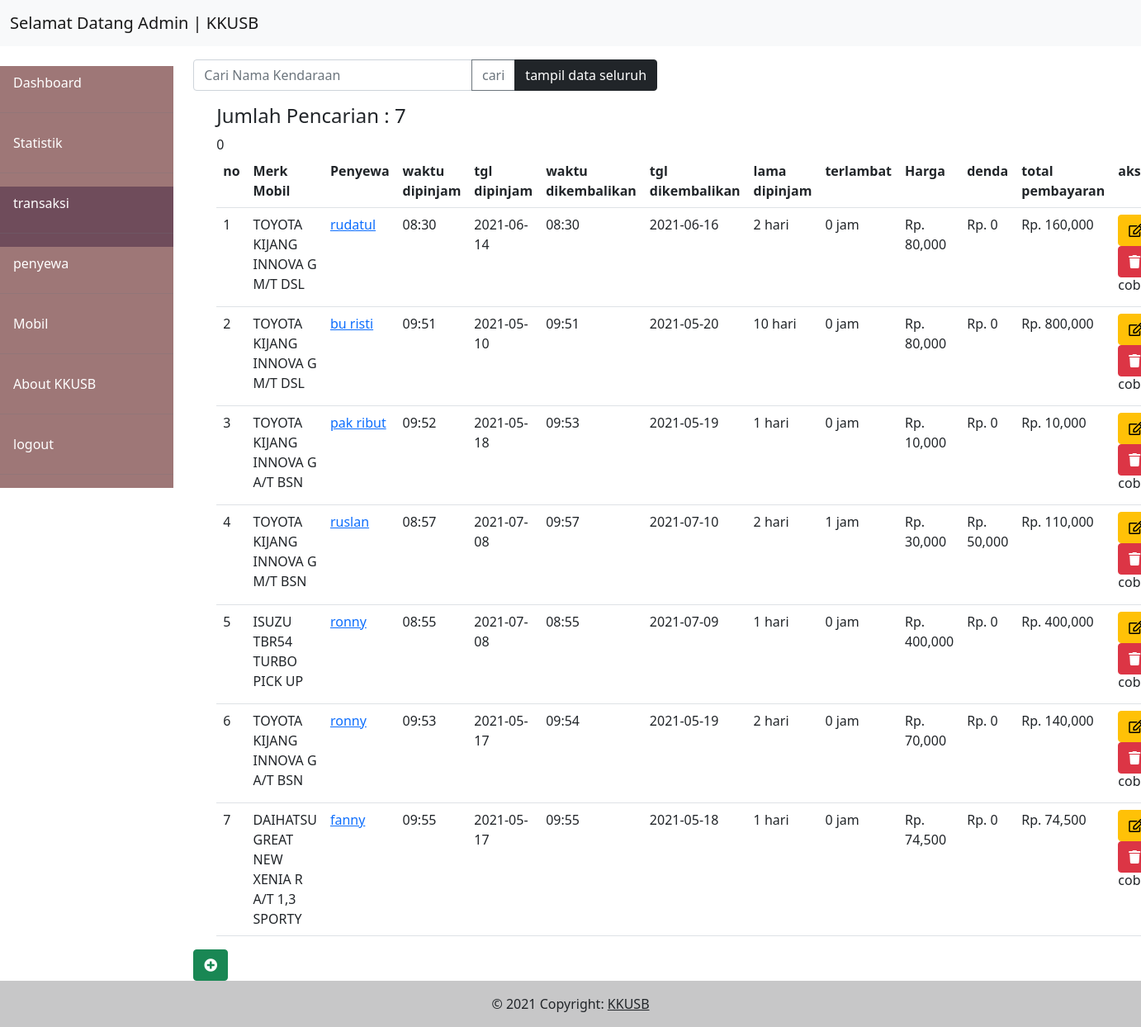
The app's page /transaksi with its own data.
### tables this page shows
CREATE TABLE `mobil` (
  `id_mobil` int(11) NOT NULL,
  `merk` varchar(110) NOT NULL,
  `tahun` int(4) NOT NULL,
  `nopol` varchar(110) NOT NULL,
  `masa_stnk` varchar(110) NOT NULL,
  `lokasi` varchar(110) NOT NULL,
  `penanggungjawab` varchar(100) NOT NULL,
  `kondisi` varchar(100) NOT NULL,
  `harga` int(11) NOT NULL
);

CREATE TABLE `transaksi` (
  `id` int(11) NOT NULL,
  `merk_mobil` varchar(100) NOT NULL,
  `penyewa` varchar(100) NOT NULL,
  `pukul_dipinjam` varchar(100) NOT NULL,
  `tgl_dipinjam` varchar(100) NOT NULL,
  `pukul_dikembalikan` varchar(100) NOT NULL,
  `tgl_kembali` varchar(100) NOT NULL
);

### application/controllers/Transaksi.php (called while the page is built, shortened)
<?php
class Transaksi extends CI_Controller
{
  public function __construct()
  {
    $this->load->model('transaksi_model');
    $this->load->model('mobil_model');
    $this->load->model('penyewa_model');
  }
  public function index()
  {
    $data['judul'] = 'Daftar transaksi';
    if ($this->input->post('keyword')) {
      $data['keyword'] =  $this->input->post('keyword');
      $this->session->set_userdata('keyword', $data['keyword']);
    } else {
      $data['keyword'] = $this->session->userdata('keyword');
    }
    $config['total_rows'] = $this->transaksi_model->getTampiltransaksiPagination($data['keyword']);
    $data['pencarian'] = $config['total_rows'];
    $config['per_page'] = 10;
    if ($config['total_rows'] <= $config['per_page']) {
      $data['start'] = 0;
    } elseif ($config['total_rows'] <= $this->uri->segment(3)) {
      $data['start'] = $this->uri->segment(3) - $config['per_page'];
    } else {
      $data['start'] = $this->uri->segment(3);
    }
    $data['transaksi'] = $this->transaksi_model->getDataSewa($config['per_page'], $data['start'], $data['keyword']);
    $this->load->view('templates/header', $data);
    $this->load->view('templates/sidebar');
    $this->load->view('transaksi', $data);
    $this->load->view('templates/footer');
  }
}

### index.php (called while the page is built, shortened)
<?php
require_once BASEPATH.'core/CodeIgniter.php';

### application/config/config.php (called while the page is built, shortened)
<?php
$config['base_url'] = 'http://localhost/rentalmobil/';
$config['index_page'] = 'index.php';
$config['uri_protocol']  = 'REQUEST_URI';
$config['url_suffix'] = '';
$config['language']  = 'english';
$config['charset'] = 'UTF-8';
$config['enable_hooks'] = FALSE;
$config['subclass_prefix'] = 'MY_';
$config['composer_autoload'] = 'vendor/autoload.php';
$config['permitted_uri_chars'] = 'a-z 0-9~%.:_\-';
$config['enable_query_strings'] = FALSE;
$config['controller_trigger'] = 'c';
$config['function_trigger'] = 'm';
$config['directory_trigger'] = 'd';
$config['allow_get_array'] = TRUE;
$config['log_threshold'] = 0;
$config['log_path'] = '';
$config['log_file_extension'] = '';
$config['log_file_permissions'] = 0644;
$config['log_date_format'] = 'Y-m-d H:i:s';
$config['error_views_path'] = '';
$config['cache_path'] = '';
$config['cache_query_string'] = FALSE;
$config['encryption_key'] = '';
$config['sess_driver'] = 'files';
$config['sess_cookie_name'] = 'ci_session';
$config['sess_expiration'] = 7200;
$config['sess_save_path'] = NULL;
$config['sess_match_ip'] = FALSE;
$config['sess_time_to_update'] = 300;
$config['sess_regenerate_destroy'] = FALSE;
$config['cookie_prefix']  = '';
$config['cookie_domain']  = '';
$config['cookie_path']    = '/';
$config['cookie_secure']  = FALSE;
$config['cookie_httponly']   = FALSE;
$config['standardize_newlines'] = FALSE;
$config['global_xss_filtering'] = FALSE;
$config['csrf_protection'] = FALSE;
$config['csrf_token_name'] = 'csrf_test_name';
$config['csrf_cookie_name'] = 'csrf_cookie_name';
$config['csrf_expire'] = 7200;
$config['csrf_regenerate'] = TRUE;
$config['csrf_exclude_uris'] = array();
$config['compress_output'] = FALSE;
$config['time_reference'] = 'local';
$config['rewrite_short_tags'] = FALSE;
$config['proxy_ips'] = '';

### application/config/pagination.php (called while the page is built, shortened)
<?php
$config['full_tag_open'] = '<nav> <ul class="pagination">';
$config['full_tag_close'] = '</ul> </nav>';
$config['first_link'] = 'pertama';
$config['first_tag_open'] = '<li class="page-item">';
$config['first_tag_close'] = '</li>';
$config['last_link'] = 'terakhir';
$config['last_tag_open'] = '<li class="page-item">';
$config['last_tag_close'] = '</li>';
$config['next_link'] = '&raquo';
$config['next_tag_open'] = '<li class="page-item">';
$config['next_tag_close'] = '</li>';
$config['prev_link'] = '&laquo';

### application/models/transaksi_model.php (called while the page is built, shortened)
<?php
class transaksi_model extends CI_Model
{
  public function getDataSewa($limit, $start, $keyword)
  {
    if ($keyword) {
      return $this->db->query("SELECT *
      FROM mobil
      INNER JOIN transaksi
      ON mobil.nopol = transaksi.merk_mobil
      INNER JOIN penyewa
      ON transaksi.penyewa = penyewa.nama_penyewa
      WHERE merk LIKE '%$keyword%' LIMIT $limit OFFSET $start")->result_array();
    } else {
      return $this->db->query("SELECT *
      FROM mobil
      INNER JOIN transaksi
      ON mobil.nopol = transaksi.merk_mobil
      INNER JOIN penyewa
      ON transaksi.penyewa = penyewa.nama_penyewa LIMIT $limit OFFSET $start")->result_array();
    }
  }
}

### application/views/transaksi.php (the view, shortened to what this page needs)
<div class="col-md-10">
  <section class="content">
    <div class="row mt-3">
      <div class="col-md-6">
        <form action="" method="POST">
          <div class="input-group mb-3">
            <input type="text" class="form-control" placeholder="Cari Nama Kendaraan" name="keyword">
            <button class="btn btn-outline-secondary" type="submit">cari</button>
            <a href="<?php echo base_url() ?>close/transaksi" class="btn btn-dark">tampil data seluruh</a>
          </div>
        </form>
      </div>
    </div>
    <div class="container">
      <h4>Jumlah Pencarian : <?php echo $pencarian ?></h4>
      <?php echo $start; ?>
      <table class="table">
        <tr>
          <th>no</th>
          <th>Merk Mobil</th>
          <th>Penyewa</th>
          <th>waktu dipinjam</th>
          <th>tgl dipinjam</th>
          <th>waktu dikembalikan</th>
          <th>tgl dikembalikan</th>
          <th>lama dipinjam</th>
          <th>terlambat</th>
          <th>Harga</th>
          <th>denda</th>
          <th>total pembayaran</th>
          <th>aksi</th>
        </tr>
        <?php if ($transaksi !== []) : ?>
          <?php foreach ($transaksi as $trans) : ?>
            <?php $keterlambatan = round((strtotime($trans['pukul_dikembalikan']) - strtotime($trans['pukul_dipinjam'])) / (60 * 60)); ?>
            <?php $durasimeminjam = (strtotime($trans['tgl_kembali']) - strtotime($trans['tgl_dipinjam'])) / (60 * 60 * 24) ?>
            <tr>
              <td><?php echo ++$start ?></td>
              <td><?php echo $trans['merk'] ?></td>
              <td><a href=" https://wa.me/<?php echo $trans['no_telepon'] ?>" target="blank"><?php echo $trans['penyewa'] ?></td>
              <td><?php echo $trans['pukul_dipinjam'] ?></td>
              <td><?php echo $trans['tgl_dipinjam'] ?></td>
              <td><?php echo $trans['pukul_dikembalikan'] ?></td>
              <td><?php echo $trans['tgl_kembali'] ?></td>
              <td><?php echo $durasimeminjam ?> hari</td>
              <td><?php echo $keterlambatan ?> jam</td>
              <td>Rp. <?php echo number_format($trans['harga']) ?></td>
              <td>Rp. <?php echo number_format(50000 * $keterlambatan) ?></td>
              <td>Rp. <?php echo number_format(($durasimeminjam * $trans['harga']) + (50000 * $keterlambatan)) ?></td>
              <td>
                <a href="<?php echo base_url() ?>transaksi/ubahtransaksi/<?php echo $trans['id'] ?>" class="btn btn-warning"><i class="far fa-edit"></i></a>
                <a href="<?php echo base_url() ?>transaksi/hapustransaksi/<?php echo $trans['id'] ?>" class="btn btn-danger" id="delete" onclick="return confirm('apakah anda yakin?')"><i class="fas fa-trash"></i></a>
                <h6 id="coba">coba</h6>
              </td>
            <?php endforeach; ?>
          <?php else : ?>
            <td colspan="13" style="text-align:center; color:red">DATA TIDAK ADA</td>
          <?php endif; ?>
      </table>
    </div>
    <a href="<?php echo base_url() ?>transaksi/tambahtransaksi" type="button" class="btn btn-success"><i class="fas fa-plus-circle"></i></a>
  </section>
</div>

### records on screen
mobil: merk "TOYOTA KIJANG INNOVA G M/T DSL", transaksi.penyewa "rudatul", transaksi.pukul_dipinjam "08:30", transaksi.tgl_dipinjam "2021-06-14", transaksi.pukul_dikembalikan "08:30", transaksi.tgl_kembali "2021-06-16", transaksi.tgl_kembali+tgl_dipinjam "2", transaksi.pukul_dikembalikan+pukul_dipinjam "0", harga "80,000", harga.pukul_dipinjam "160,000", transaksi.penyewa "bu risti", transaksi.pukul_dipinjam "09:51", transaksi.tgl_dipinjam "2021-05-10", transaksi.pukul_dikembalikan "09:51", transaksi.tgl_kembali "2021-05-20", transaksi.tgl_kembali+tgl_dipinjam "10", harga.pukul_dipinjam "800,000"
mobil: merk "TOYOTA KIJANG INNOVA G A/T BSN", transaksi.penyewa "pak ribut", transaksi.pukul_dipinjam "09:52", transaksi.tgl_dipinjam "2021-05-18", transaksi.pukul_dikembalikan "09:53", transaksi.tgl_kembali "2021-05-19", transaksi.tgl_kembali+tgl_dipinjam "1", transaksi.pukul_dikembalikan+pukul_dipinjam "0", harga "10,000", harga.pukul_dipinjam "10,000"
mobil: merk "TOYOTA KIJANG INNOVA G M/T BSN", transaksi.penyewa "ruslan", transaksi.pukul_dipinjam "08:57", transaksi.tgl_dipinjam "2021-07-08", transaksi.pukul_dikembalikan "09:57", transaksi.tgl_kembali "2021-07-10", transaksi.tgl_kembali+tgl_dipinjam "2", transaksi.pukul_dikembalikan+pukul_dipinjam "1", harga "30,000", transaksi.pukul_dikembalikan+pukul_dipinjam "50,000", harga.pukul_dipinjam "110,000"
mobil: merk "ISUZU TBR54 TURBO PICK UP", transaksi.penyewa "ronny", transaksi.pukul_dipinjam "08:55", transaksi.tgl_dipinjam "2021-07-08", transaksi.pukul_dikembalikan "08:55", transaksi.tgl_kembali "2021-07-09", transaksi.tgl_kembali+tgl_dipinjam "1", transaksi.pukul_dikembalikan+pukul_dipinjam "0", harga "400,000", harga.pukul_dipinjam "400,000"
mobil: merk "TOYOTA KIJANG INNOVA G A/T BSN", transaksi.penyewa "ronny", transaksi.pukul_dipinjam "09:53", transaksi.tgl_dipinjam "2021-05-17", transaksi.pukul_dikembalikan "09:54", transaksi.tgl_kembali "2021-05-19", transaksi.tgl_kembali+tgl_dipinjam "2", transaksi.pukul_dikembalikan+pukul_dipinjam "0", harga "70,000", harga.pukul_dipinjam "140,000"
mobil: merk "DAIHATSU GREAT NEW XENIA R A/T 1,3 SPORTY", transaksi.penyewa "fanny", transaksi.pukul_dipinjam "09:55", transaksi.tgl_dipinjam "2021-05-17", transaksi.pukul_dikembalikan "09:55", transaksi.tgl_kembali "2021-05-18", transaksi.tgl_kembali+tgl_dipinjam "1", transaksi.pukul_dikembalikan+pukul_dipinjam "0", harga "74,500", harga.pukul_dipinjam "74,500"

### other values on screen
$pencarian "7"
$start "0"
